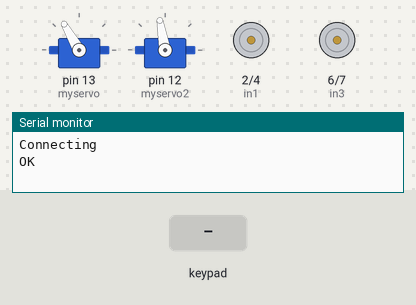
This sketch was run on a simulated Arduino Uno, built with avr-gcc and run on an emulated ATmega328P. Parts: 2 × servo, motor-driver pin pairs drawn as motors (green arrow = first pin HIGH = forward, orange = second pin HIGH = backward, longer = more drive, scaled by the enable pin), the last lines printed to the serial monitor. The inputs (shaded band) are chosen by the test bench.

Above: at 4.5 s.
4.6 s: key 'U' pressed
At 4.8 s:
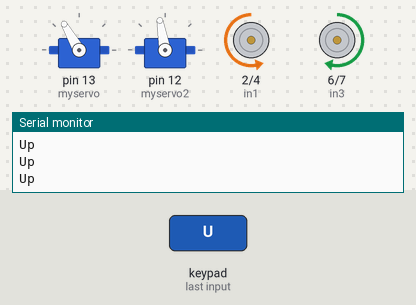
6.5 s: key 'D' pressed
At 6.71 s:
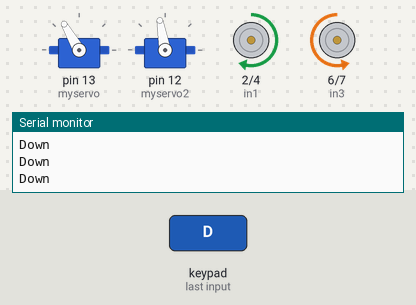
8.4 s: key 'L' pressed
At 8.61 s:
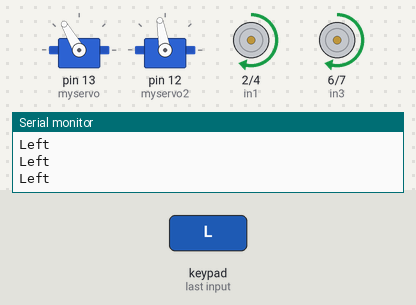
10.3 s: key 'R' pressed
At 10.5 s:
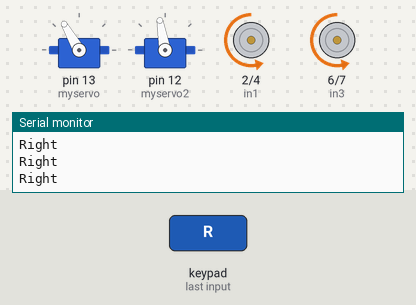
12.2 s: key 'T' pressed
At 12.6 s:
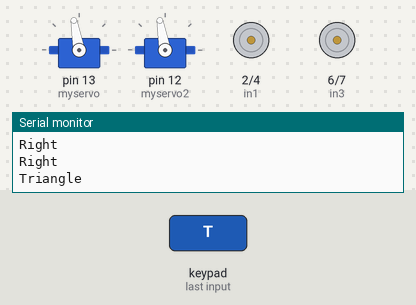
13.7 s: key 'U' pressed
At 13.9 s:
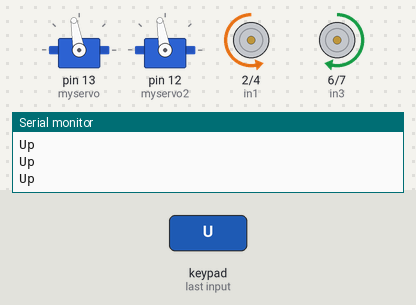
Timing chart, 0 to 16.6 s (numbered marks = the images above; inputs shaded):
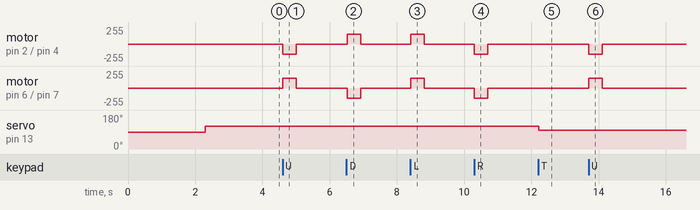

Measured:
- after the input at 4.6 s, motor on pin 2 (in1) / pin 4 (in2): stopped → backward 150/255 at once, → stopped 0.40 s later; motor on pin 6 (in3) / pin 7 (in4): stopped → forward 150/255 at once, → stopped 0.40 s later
- after the input at 6.5 s, motor on pin 2 (in1) / pin 4 (in2): stopped → forward 150/255 at once, → stopped 0.40 s later; motor on pin 6 (in3) / pin 7 (in4): stopped → backward 150/255 at once, → stopped 0.40 s later
- after the input at 8.4 s, motor on pin 2 (in1) / pin 4 (in2), motor on pin 6 (in3) / pin 7 (in4): stopped → forward 150/255 at once, → stopped 0.40 s later
- after the input at 10.3 s, motor on pin 2 (in1) / pin 4 (in2), motor on pin 6 (in3) / pin 7 (in4): stopped → backward 150/255 at once, → stopped 0.40 s later
- after the input at 12.2 s, servo on pin 13 (myservo): 120° → 100° at once
- after the input at 13.7 s, motor on pin 2 (in1) / pin 4 (in2): stopped → backward 150/255 at once, → stopped 0.40 s later; motor on pin 6 (in3) / pin 7 (in4): stopped → forward 150/255 at once, → stopped 0.40 s later

The sketch:

CarAndMiniArmTest.ino
```cpp
#include <PS2X_lib.h>                  // เรียกใช้งานไลบรารีสำหรับจอยสติ๊ก PS2
#include <Servo.h>
#define PS2_DAT   8                    // กำหนดขา Data    เป็นขา 8
#define PS2_CMD   9                    // กำหนดขา Command เป็นขา 9
#define PS2_SEL   10                   // กำหนดขา Select  เป็นขา 10
#define PS2_CLK   11                   // กำหนดขา Clock   เป็นขา 11
Servo myservo;         // create servo object to control a servo

Servo myservo2;
int enA = 3;       // PWM A
int in1 = 2;       // motorA
int in2 = 4;       // motorA

int enB = 5;       // PWM B
int in3 = 6;       // motor B
int in4 = 7;       // motor B

int val1 = 255;    // speed 1
int val2 = 150;    // speed 2
int old_incom = 0;
byte valservo1 = 120;
byte valservo2 = 100;
PS2X ps2x;         // ประกาศตัวแปรสำหรับจอยสติ๊ก PS2


void setup()
{
  pinMode (enA, OUTPUT);
  pinMode (in1, OUTPUT);
  pinMode (in2, OUTPUT);
  pinMode (enB, OUTPUT);
  pinMode (in3, OUTPUT);
  pinMode (in4, OUTPUT);
  delay(1000);                         // หน่วงเวลา 1 วินาทีเพื่อรอให้บอร์ดพร้อมทำงาน
  Serial.begin(9600);
  Serial.println("Connecting");        // แสดงข้อความเพื่อแจ้งว่า กำลังเชื่อมต่อกับจอยสติ๊ก

  while(true)                          // วนรอการเชื่อมต่อกับจอยสติ๊ก
  {
    int error = ps2x.config_gamepad(PS2_CLK, PS2_CMD, PS2_SEL, PS2_DAT, false, false);
    if(error == 0)                     // กรณีที่เชื่อมต่อได้ Error = 0
    {
      Serial.println("OK");            // แสดงข้อความว่า เชื่อมต่อกับจอยสติ๊กเรียบร้อยแล้ว
      delay(1000);                     // หน่วงเวลา 1 วินาที
      break;                           // ออกจาก while(true)
    }
    delay(500);          // หน่วงเวลา 500 มิลลิวินาทีเพื่อรอการเชื่อมต่อครั้งต่อไปในกรณีที่เชื่อมต่อไม่สำเร็จ
  }

    myservo.attach(13);               // กำหนด myservo ตัวยก-วาง  ใช้ขา 13
    myservo2.attach(12);              // กำหนด myservo2 ตัวหนีบ-คลาย  ใช้ขา 12
    delay(300);
    myservo.write(valservo1);               // กำหนดตำแหน่งเริ่มต้น servo ตัวยก-วาง
    myservo2.write(valservo2);              // กำหนดตำแหน่งเริ่มต้น servo ตัวหนีบ-คลาย
    delay(1000);
}

void foward1 ()            // หุ่นยนต์เดินหน้า
{
   digitalWrite (in1, LOW);
   digitalWrite (in2, HIGH);
   digitalWrite (in3, HIGH);
   digitalWrite (in4, LOW);
   analogWrite (enA, val2);     // ตั้งความเร็ว PWM ไว้ตามค่า val2
   analogWrite (enB, val2);     // ตั้งความเร็ว PWM ไว้ตามค่า val2
 }
 void turnLeft ()
{
  digitalWrite (in1, HIGH);
  digitalWrite (in2, LOW);
  digitalWrite (in3, HIGH);
  digitalWrite (in4, LOW);
  analogWrite (enA, val2);     // ตั้งความเร็ว PWM ไว้ตามค่า val2
  analogWrite (enB, val2);     // ตั้งความเร็ว PWM ไว้ตามค่า val2
 }
 void turnRight ()
{
  digitalWrite (in1, LOW);
  digitalWrite (in2, HIGH);
  digitalWrite (in3, LOW);
  digitalWrite (in4, HIGH);
  analogWrite (enA, val2);     // ตั้งความเร็ว PWM ไว้ตามค่า val2
  analogWrite (enB, val2);     // ตั้งความเร็ว PWM ไว้ตามค่า val2
 }
void back1 ()
{
  digitalWrite (in1, HIGH);
  digitalWrite (in2, LOW);
  digitalWrite (in3, LOW);
  digitalWrite (in4, HIGH);
  analogWrite (enA, val2);     // ตั้งความเร็ว PWM ไว้ตามค่า val2
  analogWrite (enB, val2);     // ตั้งความเร็ว PWM ไว้ตามค่า val2
     }
 void stopBot ()
{
  digitalWrite (in1, LOW);
  digitalWrite (in2, LOW);
  digitalWrite (in3, LOW);
  digitalWrite (in4, LOW);
  analogWrite (enA, 0);       // ตั้งความเร็ว PWM ไว้ตามค่า val2
  analogWrite (enB, 0);       // ตั้งความเร็ว PWM ไว้ตามค่า val2
     }
//****************************************************************************************************************************
void servo1_up ()  //ควบคุมการยกแขนขึ้น
{
 if(valservo1 > 80)
  {
   valservo1 = valservo1-5;  //ลดค่าครั้งละ 5
   myservo.write(valservo1);
   delay(10);
  }
   Serial.println(valservo1);
}
void servo1_down ()  //ควบคุมการวางแขนลง
{
  if(valservo1 < 180)
  {
   valservo1 = valservo1+5;    //เพิ่มค่าครั้งละ 5
   myservo.write(valservo1);
   delay(10);
  }
   Serial.println(valservo1);
}
//*****************************************************************
void servo2_out ()  //ควบคุมการลายออก
{
  if(valservo2 < 145)
  {
   valservo2 = valservo2+5;
   myservo2.write(valservo2);
   delay(200);
  }
   Serial.println(valservo2);
}
void servo2_in ()  //ควบคุมการหนีบเข้า
{
 if(valservo2 > 50)
  {
   valservo2 = valservo2-5;
   myservo2.write(valservo2);
   delay(200);
  }
   Serial.println(valservo2);
}
//*********************************************************************************************************************************************
void loop()
{
   ps2x.read_gamepad(false, false);     // อ่านข้อมูลจาก PS2 Controller
  if(ps2x.Button(PSB_L1))               // ถ้าปุ่ม L1 ถูกกด
    {
      Serial.println("L1");             // แสดงข้อความว่า L1
      servo1_up ();
    }
  else if(ps2x.Button(PSB_L2))          // ถ้าปุ่ม L2 ถูกกด
    {
      Serial.println("L2");             // แสดงข้อความว่า L2
      servo1_down ();
    }
  else if(ps2x.Button(PSB_R1))          // ถ้าปุ่ม R1 ถูกกด
    {
      Serial.println("R1");
      servo2_in();
    }
  else if(ps2x.Button(PSB_R2))         // ถ้าปุ่ม R2 ถูกกด
    {
      Serial.println("R2");
      servo2_out();
    }
  else if(ps2x.Button(PSB_START))      // ถ้าปุ่ม Start ถูกกด
   {
      Serial.println("Start");
      val2 = 255;                      // เปลี่ยนค่า val2 ให้เท่ากับ 255
   }
  else if(ps2x.Button(PSB_SELECT))     // ถ้าปุ่ม Select ถูกกด
  {
      Serial.println("Select");
      val2 = 60;                       // เปลี่ยนค่า val2 ให้เท่ากับ 150
  }
  else if(ps2x.Button(PSB_PAD_UP))     // ถ้าปุ่ม Up ถูกกด
  {
    Serial.println("Up");              // แสดงข้อความว่า Up
    if(old_incom !=1)
    {
    foward1 ();                        // กระโดดไปทำงานฟังก์ชั่น forward1()
    }
    old_incom = 1;
  }
  else if(ps2x.Button(PSB_PAD_DOWN))   // ถ้าปุ่ม Down ถูกกด
  {
    Serial.println("Down");            // แสดงข้อความว่า Up
    if(old_incom !=2)
    {
    back1 ();                          // กระโดดไปทำงานฟังก์ชั่น back1()
    }
    old_incom = 2;
  }
  else if(ps2x.Button(PSB_PAD_LEFT))   // ถ้าปุ่ม Left ถูกกด
    {
    Serial.println("Left");            // แสดงข้อความว่า Up
    if(old_incom !=3)
    {
    turnLeft ();                       // กระโดดไปทำงานฟังก์ชั่น turnLeft ()
    }
    old_incom = 3;
  }
  else if(ps2x.Button(PSB_PAD_RIGHT))  // ถ้าปุ่ม Right ถูกกด
    {
    Serial.println("Right");           // แสดงข้อความว่า Up
    if(old_incom !=4)
    {
    turnRight ();                      // กระโดดไปทำงานฟังก์ชั่น turnRight ()
    }
    old_incom = 4;
  }
  else if(ps2x.ButtonPressed(PSB_TRIANGLE))  // ถ้าปุ่ม Triangle ถูกกด
    {
    Serial.println("Triangle");              // แสดงข้อความว่า Triangle
    valservo1 = 100;                         // ให้ valservo1=100
    myservo.write(valservo1);
    delay(200);
    }
  else  //ถ้าไม่ใช่ทุกกรณี
  {
    stopBot ();      // กระโดดไปทำงานฟังก์ชั่น stopBot ()
    old_incom = 0;
    delay(10);       // หน่วงเวลา 50 มิลลิวินาที
  }
  delay(10);
}
```
